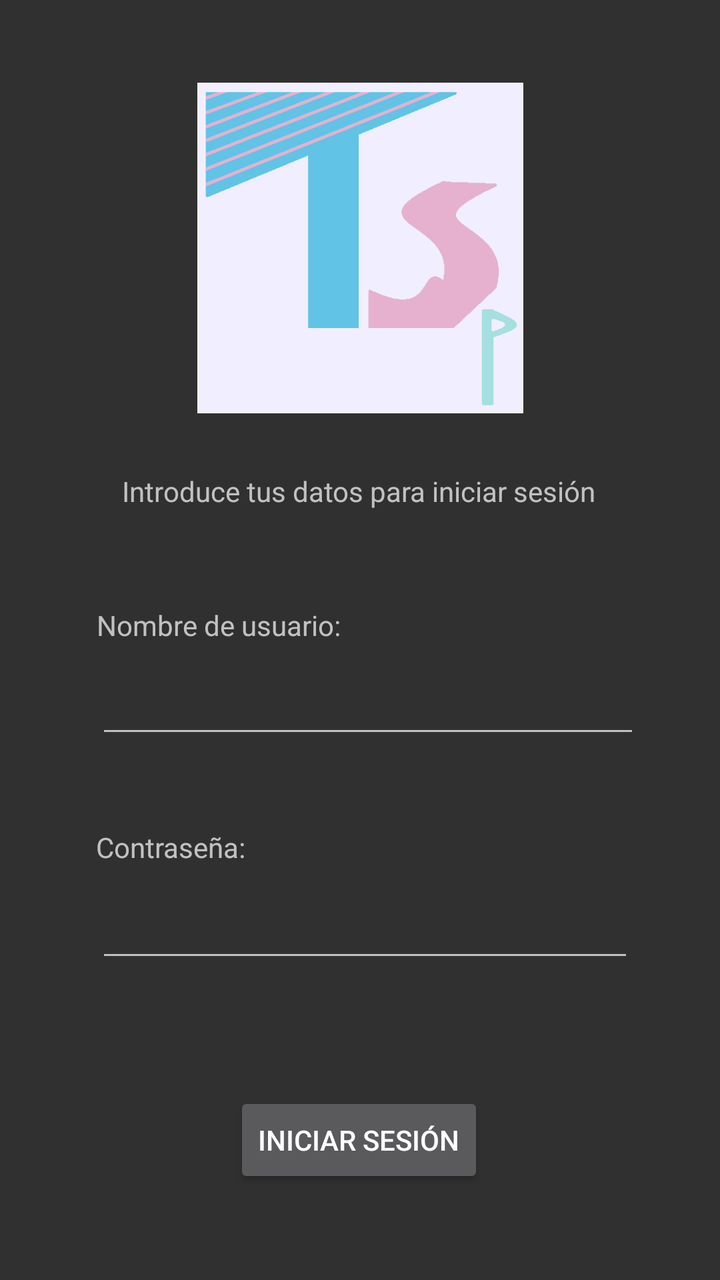
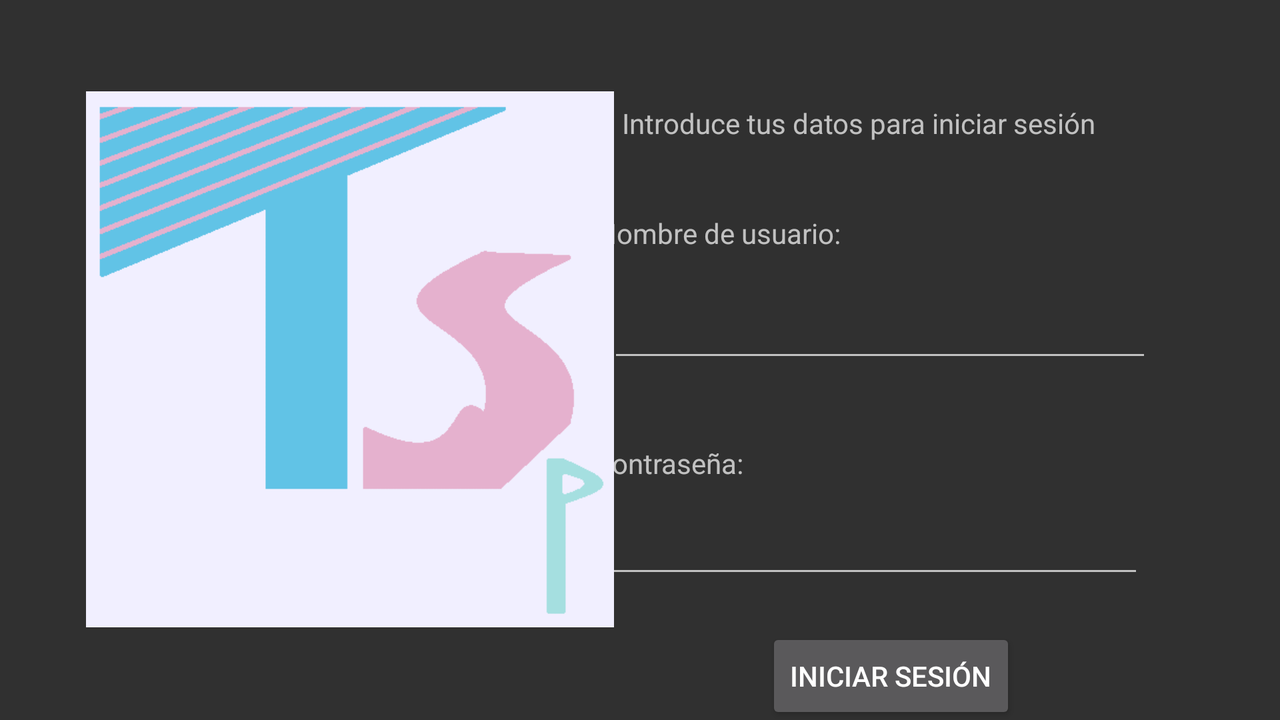

First picture: res/layout/ on a phone held upright. Second picture: the repository's own variant of that layout, on a device whose configuration matches the variant's folder. Source for both follows.
<!-- AndroidManifest.xml: application theme Theme.AppCompat.NoActionBar -->
<!-- res/layout/activity_iniciar_sesion.xml -->
<?xml version="1.0" encoding="utf-8"?>
<androidx.constraintlayout.widget.ConstraintLayout xmlns:android="http://schemas.android.com/apk/res/android"
    xmlns:app="http://schemas.android.com/apk/res-auto"
    xmlns:tools="http://schemas.android.com/tools"
    android:layout_width="match_parent"
    android:layout_height="match_parent"
    tools:context=".IniciarSesion">

    <EditText
        android:id="@+id/et_Contraseña"
        android:layout_width="269dp"
        android:layout_height="45dp"
        android:layout_marginStart="48dp"
        android:layout_marginTop="8dp"
        android:ems="10"
        android:inputType="textPassword"
        app:layout_constraintStart_toStartOf="parent"
        app:layout_constraintTop_toBottomOf="@+id/tv_Contraseña" />

    <EditText
        android:id="@+id/et_NombreUsuario"
        android:layout_width="272dp"
        android:layout_height="40dp"
        android:layout_marginStart="48dp"
        android:layout_marginTop="12dp"
        android:ems="10"
        android:inputType="textPersonName"
        app:layout_constraintStart_toStartOf="parent"
        app:layout_constraintTop_toBottomOf="@+id/tv_NombreUsuarioInicioSesion" />

    <TextView
        android:id="@+id/tv_IntroducirDatosInicioSesion"
        android:layout_width="wrap_content"
        android:layout_height="wrap_content"
        android:layout_marginTop="236dp"
        android:text="@string/tv_IntroducirDatosInicioSesion"
        android:textAlignment="center"
        app:layout_constraintEnd_toEndOf="parent"
        app:layout_constraintHorizontal_bias="0.497"
        app:layout_constraintStart_toStartOf="parent"
        app:layout_constraintTop_toTopOf="parent" />

    <TextView
        android:id="@+id/tv_Contraseña"
        android:layout_width="wrap_content"
        android:layout_height="wrap_content"
        android:layout_marginStart="48dp"
        android:layout_marginTop="40dp"
        android:text="@string/tv_Contraseña"
        android:textAlignment="center"
        app:layout_constraintStart_toStartOf="parent"
        app:layout_constraintTop_toBottomOf="@+id/et_NombreUsuario" />

    <TextView
        android:id="@+id/tv_NombreUsuarioInicioSesion"
        android:layout_width="wrap_content"
        android:layout_height="wrap_content"
        android:layout_marginStart="48dp"
        android:layout_marginTop="48dp"
        android:text="@string/tv_NombreUsuario"
        android:textAlignment="center"
        app:layout_constraintStart_toStartOf="parent"
        app:layout_constraintTop_toBottomOf="@+id/tv_IntroducirDatosInicioSesion" />

    <Button
        android:id="@+id/bt_IniciarSesion2"
        android:layout_width="wrap_content"
        android:layout_height="wrap_content"
        android:layout_marginTop="60dp"
        android:onClick="onClick_IniciarSesion"
        android:text="@string/bt_IniciarSesion"
        app:layout_constraintEnd_toEndOf="parent"
        app:layout_constraintHorizontal_bias="0.498"
        app:layout_constraintStart_toStartOf="parent"
        app:layout_constraintTop_toBottomOf="@+id/et_Contraseña" />

    <ImageView
        android:id="@+id/logo2_TuneSongPlayer"
        android:layout_width="163dp"
        android:layout_height="168dp"
        android:layout_marginTop="40dp"
        app:layout_constraintEnd_toEndOf="parent"
        app:layout_constraintStart_toStartOf="parent"
        app:layout_constraintTop_toTopOf="parent"
        app:srcCompat="@drawable/logotunesongplayer" />
</androidx.constraintlayout.widget.ConstraintLayout>
<!-- resources referenced by this layout -->
<resources>
  <!-- drawable logotunesongplayer: png bitmap (drawable, 5229 bytes) -->
  <string name="bt_IniciarSesion">Iniciar sesión</string>
  <string name="tv_IntroducirDatosInicioSesion">Introduce tus datos para iniciar sesión</string>
  <string name="tv_NombreUsuario">Nombre de usuario:</string>
</resources>
<!-- res/layout-land/activity_iniciar_sesion.xml (the repository's variant of the layout above) -->
<!-- drawn on the phone turned sideways -->
<?xml version="1.0" encoding="utf-8"?>
<androidx.constraintlayout.widget.ConstraintLayout xmlns:android="http://schemas.android.com/apk/res/android"
    xmlns:app="http://schemas.android.com/apk/res-auto"
    xmlns:tools="http://schemas.android.com/tools"
    android:layout_width="match_parent"
    android:layout_height="match_parent">

    <Button
        android:id="@+id/bt_IniciarSesion"
        android:layout_width="wrap_content"
        android:layout_height="wrap_content"
        android:layout_marginTop="20dp"
        android:layout_marginEnd="132dp"
        android:onClick="onClick_IniciarSesion"
        android:text="@string/bt_IniciarSesion"
        app:layout_constraintEnd_toEndOf="parent"
        app:layout_constraintTop_toBottomOf="@+id/et_Contraseña" />

    <EditText
        android:id="@+id/et_Contraseña"
        android:layout_width="269dp"
        android:layout_height="45dp"
        android:layout_marginTop="8dp"
        android:layout_marginEnd="68dp"
        android:ems="10"
        android:inputType="textPassword"
        app:layout_constraintEnd_toEndOf="parent"
        app:layout_constraintTop_toBottomOf="@+id/tv_Contraseña" />

    <TextView
        android:id="@+id/tv_Contraseña"
        android:layout_width="wrap_content"
        android:layout_height="wrap_content"
        android:layout_marginTop="36dp"
        android:layout_marginEnd="268dp"
        android:text="@string/tv_Contraseña"
        android:textAlignment="center"
        app:layout_constraintEnd_toEndOf="parent"
        app:layout_constraintTop_toBottomOf="@+id/et_NombreUsuario" />

    <EditText
        android:id="@+id/et_NombreUsuario"
        android:layout_width="272dp"
        android:layout_height="40dp"
        android:layout_marginTop="20dp"
        android:layout_marginEnd="64dp"
        android:ems="10"
        android:inputType="textPersonName"
        app:layout_constraintEnd_toEndOf="parent"
        app:layout_constraintTop_toBottomOf="@+id/tv_NombreUsuarioInicioSesion" />

    <TextView
        android:id="@+id/tv_NombreUsuarioInicioSesion"
        android:layout_width="wrap_content"
        android:layout_height="wrap_content"
        android:layout_marginTop="36dp"
        android:layout_marginEnd="220dp"
        android:text="@string/tv_NombreUsuario"
        android:textAlignment="center"
        app:layout_constraintEnd_toEndOf="parent"
        app:layout_constraintTop_toBottomOf="@+id/tv_IntroducirDatosInicioSesion" />

    <TextView
        android:id="@+id/tv_IntroducirDatosInicioSesion"
        android:layout_width="wrap_content"
        android:layout_height="wrap_content"
        android:layout_marginTop="52dp"
        android:layout_marginEnd="92dp"
        android:text="@string/tv_IntroducirDatosInicioSesion"
        android:textAlignment="center"
        app:layout_constraintEnd_toEndOf="parent"
        app:layout_constraintTop_toTopOf="parent" />

    <ImageView
        android:id="@+id/logo2_TuneSongPlayer"
        android:layout_width="286dp"
        android:layout_height="268dp"
        android:layout_marginStart="32dp"
        app:layout_constraintBottom_toBottomOf="parent"
        app:layout_constraintStart_toStartOf="parent"
        app:layout_constraintTop_toTopOf="parent"
        app:layout_constraintVertical_bias="0.496"
        app:srcCompat="@drawable/logotunesongplayer" />
</androidx.constraintlayout.widget.ConstraintLayout>
